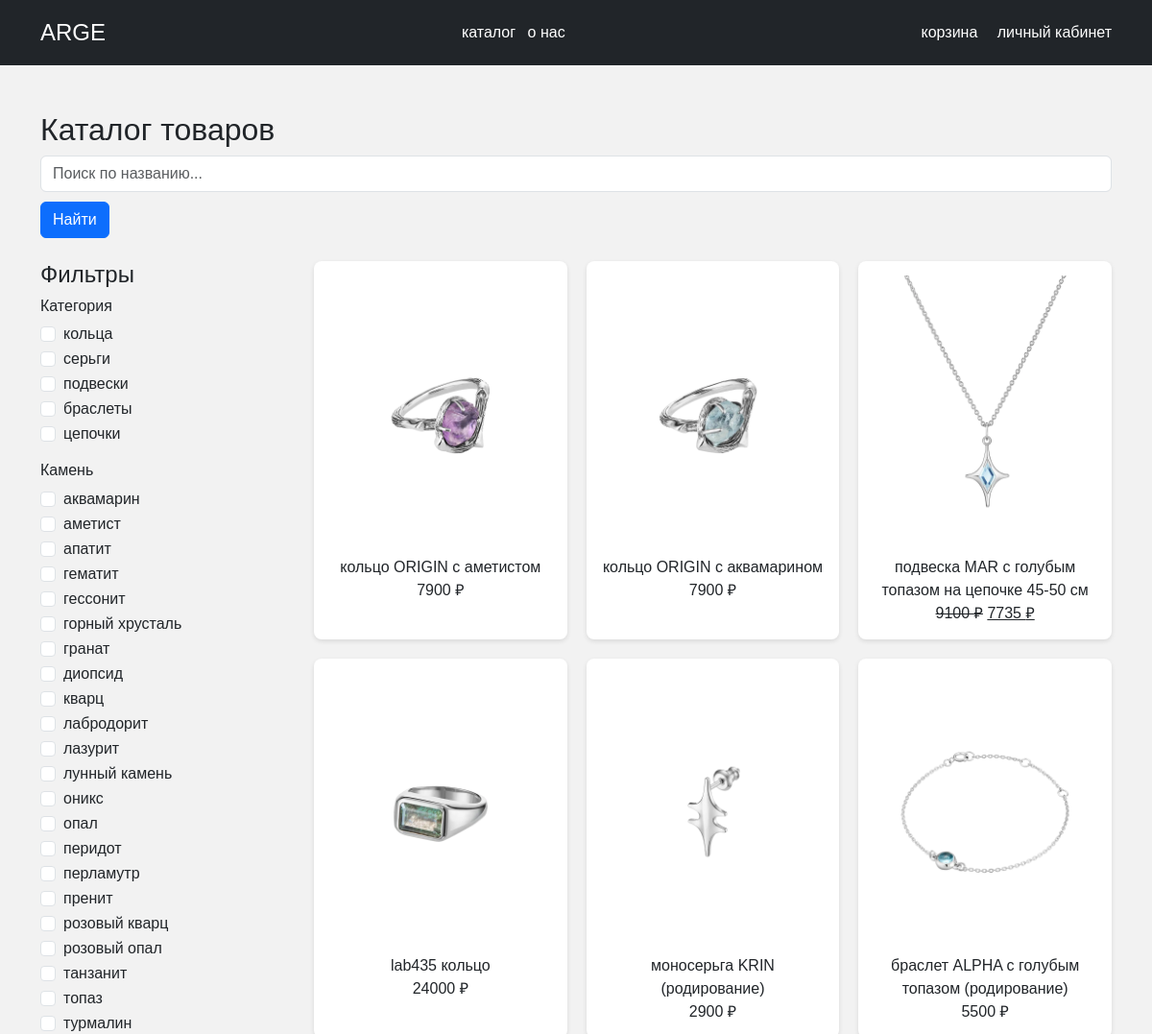
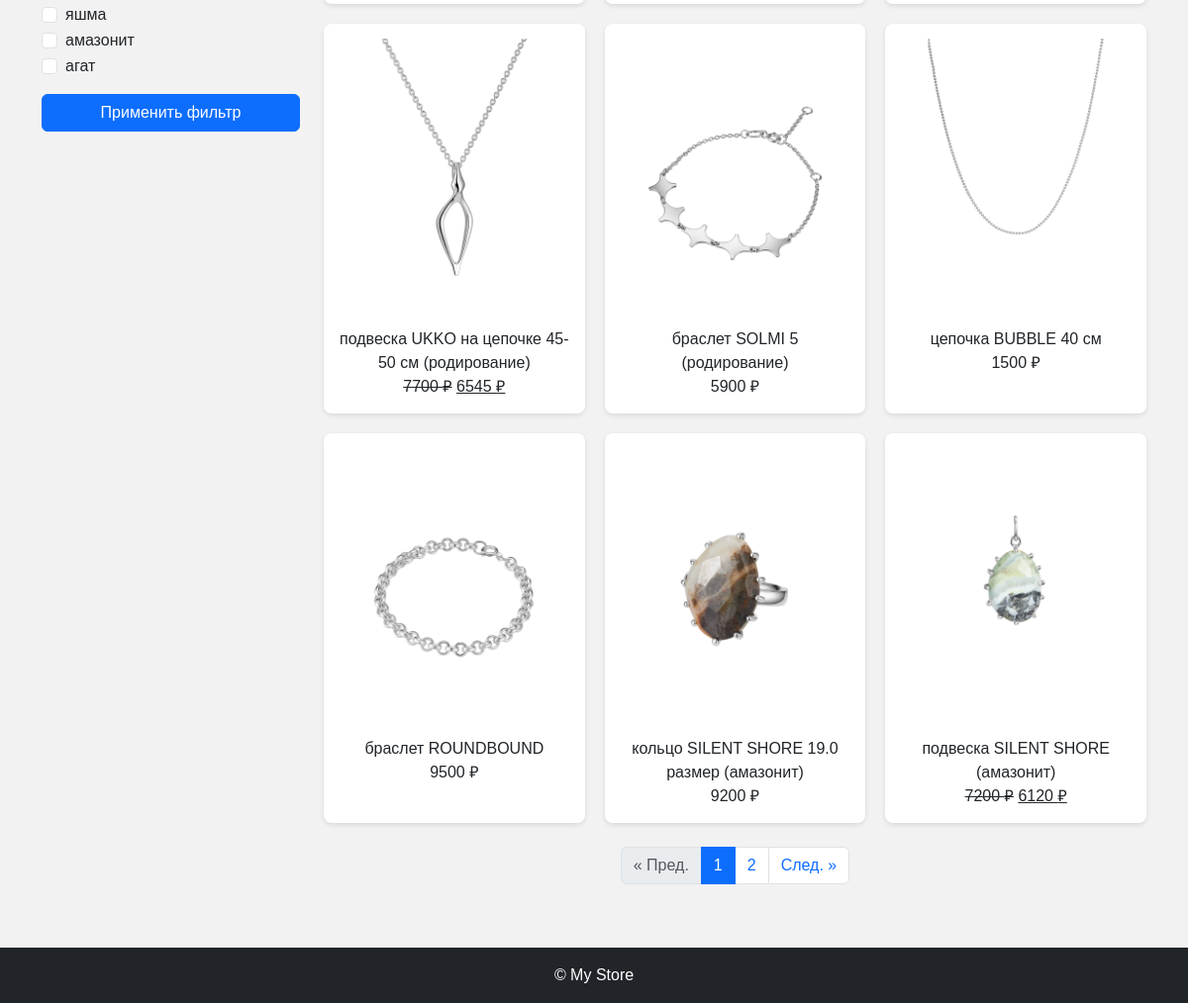
Page /catalog/ on the committed database (2 pictures, top to bottom).
### members/models.py (models this page shows, shortened)
class Category(models.Model):
    name = models.CharField(max_length=255)
    description = models.TextField()
    class Meta:
        verbose_name = "Категория"
        verbose_name_plural = "Категории"

class Gemestone(models.Model):
    name = models.CharField(max_length=255)
    class Meta:
        verbose_name = "Камень"
        verbose_name_plural = "Камни"

class Product(models.Model):
    name = models.CharField(max_length=255)
    description = models.TextField()
    price = models.DecimalField(max_digits=10, decimal_places=2)
    category = models.ForeignKey(Category, related_name='products', on_delete=models.CASCADE)
    status = models.CharField(max_length=50, default='available')
    view_count = models.PositiveIntegerField(default=0, verbose_name="Просмотров")
    created_at = models.DateTimeField(default=timezone.now, verbose_name="Дата добавления")
    objects = models.Manager()
    available = AvailableProductsManager()
    class Meta:
        ordering = ['-price']
    class Meta:
        verbose_name = "Товар"
        verbose_name_plural = "Товары"
    @property
    def discounted_price(self):
        now = timezone.now()
        event = SaleEvent.objects.filter(
            category=self.category,
            end_time__gt=now
        ).first()
        if not event:
            return None
        return self.price * (100 - event.discount) / 100

class ProductImg(models.Model):
    product = models.ForeignKey(Product, related_name='images', on_delete=models.CASCADE)
    img = models.ImageField(upload_to='product_images/', null=True, blank=True)
    class Meta:
        verbose_name = "Фото товара"
        verbose_name_plural = "Фото товаров"

class SaleEvent(models.Model):
    category = models.ForeignKey(Category, on_delete=models.CASCADE, verbose_name="Категория распродажи")
    discount = models.PositiveIntegerField(verbose_name="Скидка, %")
    end_time = models.DateTimeField(verbose_name="Конец акции")
    class Meta:
        verbose_name = "Событие распродажи"
        verbose_name_plural = "События распродаж"

### members/views.py (the view)
# urls.py: path('catalog/', views.catalog, name='catalog'),
def catalog(request):
    qs = Product.objects.all()
    category_id = request.GET.get('category')
    gemestone_id = request.GET.get('gemestone')
    q = request.GET.get('q')
    if category_id:
        qs = qs.filter(category_id=category_id)
    if gemestone_id:
        qs = qs.filter(gemestones__id=gemestone_id)
    if q:
        qs = qs.filter(name__icontains=q)
    paginator = Paginator(qs, 12)
    page_num = request.GET.get('page')
    try:
        page_obj = paginator.page(page_num)
    except PageNotAnInteger:
        page_obj = paginator.page(1)
    except EmptyPage:
        page_obj = paginator.page(paginator.num_pages)
    sale_event = SaleEvent.objects.filter(end_time__gt=timezone.now()).first()
    all_names = Product.objects.values_list('name', flat=True).distinct()
    categories = Category.objects.all()
    gemestones = Gemestone.objects.all()
    return render(request, 'catalog.html', {
        'products': page_obj,
        'page_obj': page_obj,
        'paginator': paginator,
        'sale_event': sale_event,
        'all_names': all_names,
        'categories': categories,
        'gemestones': gemestones,
        'search_query': q or '',
        'selected_category': category_id or '',
        'selected_gemestone': gemestone_id or '',
    })

### templates/catalog.html (shortened to what this page needs)
{% extends "base.html" %}
{% load static %}
{% block content %}
    <section class="collection">
        <h2>Каталог товаров</h2>
        <form method="get" class="form-inline mb-4">
            <div class="input-group">
                <input type="text" name="q" placeholder="Поиск по названию..." list="product_names" value="{{ search_query }}" class="form-control">
            </div>
            <button type="submit" class="btn btn-primary">Найти</button>
        </form>
        <div class="row">
            <div class="col-md-3">
                <h4>Фильтры</h4>
                <form method="get">
                    <div class="mb-3">
                        <h6>Категория</h6>
                        {% for category in categories %}
                            <div class="form-check">
                                <input class="form-check-input" type="checkbox" name="category" value="{{ category.id }}"
                                    {% if selected_category == category.id %}checked{% endif %}>
                                <label class="form-check-label">{{ category.name }}</label>
                            </div>
                        {% endfor %}
                    </div>
                    <div class="mb-3">
                        <h6>Камень</h6>
                        {% for gemestone in gemestones %}
                            <div class="form-check">
                                <input class="form-check-input" type="checkbox" name="gemestone" value="{{ gemestone.id }}"
                                    {% if selected_gemestone == gemestone.id %}checked{% endif %}>
                                <label class="form-check-label">{{ gemestone.name }}</label>
                            </div>
                        {% endfor %}
                    </div>
                    <button type="submit" class="btn btn-primary w-100">Применить фильтр</button>
                </form>
            </div>
            <div class="col-md-9">
                <div class="grid">
                    {% for product in products %}
                        <div class="product-card position-relative">
                            {% if product.images.all %}
                                <a href="{% url 'product_detail' product.id %}">
                                    <img src="{{ product.images.all.0.img.url }}" alt="{{ product.name }}">
                                </a>
                                <div>{{ product.name }}</div>
                                {% if product.discounted_price %}
                                    <div class="price">
                                        <del>{{ product.price|floatformat:0 }} ₽</del>
                                        <ins>{{ product.discounted_price|floatformat:0 }} ₽</ins>
                                    </div>
                                {% else %}
                                    <div class="price">{{ product.price|floatformat:0 }} ₽</div>
                                {% endif %}
                            {% else %}
                                <img src="https://via.placeholder.com/300x200"  alt="Нет изображения">
                                <div>Товар без изображения</div>
                                <div>Цена не указана</div>
                            {% endif %}
                        </div>
                    {% empty %}
                        <p>Товаров не найдено.</p>
                    {% endfor %}
                </div>
                {% if page_obj.has_other_pages %}
                    <nav aria-label="Пагинация">
                        <ul class="pagination justify-content-center mt-4">
                            {% if page_obj.has_previous %}
                                <li class="page-item">
                                    <a class="page-link" href="?page={{ page_obj.previous_page_number }}&q={{ search_query }}{% if selected_category %}&category={{ selected_category }}{% endif %}{% if selected_gemestone %}&gemestone={{ selected_gemestone }}{% endif %}"> &laquo; Пред.</a>
                                </li>
                            {% else %}
                            <li class="page-item disabled"><span class="page-link">&laquo; Пред.</span></li>
                            {% endif %}
                            {% for num in page_obj.paginator.page_range %}
                                {% if num >= page_obj.number|add:"-2" and num <= page_obj.number|add:"2" %}
                                    {% if num == page_obj.number %}
                                        <li class="page-item active"><span class="page-link">{{ num }}</span></li>
                                    {% else %}
                                        <li class="page-item">
                                            <a class="page-link" href="?page={{ num }}&q={{ search_query }}"> {{ num }}</a>
                                        </li>
                                    {% endif %}
                                {% endif %}
                            {% endfor %}
                            {% if page_obj.has_next %}
                                        <li class="page-item">
                                            <a class="page-link" href="?page={{ page_obj.next_page_number }}&q={{ search_query }}"> След. &raquo;</a>
                                        </li>
                                    {% else %}
                                        <li class="page-item disabled"><span class="page-link">След. &raquo;</span></li>
                                    {% endif %}
                        </ul>
                    </nav>
                {% endif %}
            </div>
        </div>
    </section>
{% endblock %}

### static/styles.css (style rules this page uses)
body { font-family: sans-serif; margin: 0; background: #f2f2f2; }
.grid { display: grid; grid-template-columns: repeat(auto-fill, minmax(220px, 1fr)); gap: 20px; }
.product-card { background-color: #fff; padding: 15px; border-radius: 8px; box-shadow: 0 2px 5px rgba(0,0,0,0.1); text-align: center; }
.product-card img { width: 100%; height: auto; object-fit: cover; border-radius: 6px; }
.input-group .form-control { display: flex; flex-direction: row; margin-bottom: 10px; }

### rows in the picture
Category: name "кольца"
Category: name "серьги"
Category: name "подвески"
Category: name "браслеты"
Category: name "цепочки"
Gemestone: name "аквамарин"
Gemestone: name "аметист"
Gemestone: name "апатит"
Gemestone: name "гематит"
Gemestone: name "гессонит"
Gemestone: name "горный хрусталь"
Gemestone: name "гранат"
Gemestone: name "диопсид"
Gemestone: name "кварц"
Gemestone: name "лабродорит"
Gemestone: name "лазурит"
Gemestone: name "лунный камень"
Gemestone: name "оникс"
Gemestone: name "опал"
Gemestone: name "перидот"
Gemestone: name "перламутр"
Gemestone: name "пренит"
Gemestone: name "розовый кварц"
Gemestone: name "розовый опал"
Gemestone: name "танзанит"
Gemestone: name "топаз"
Gemestone: name "турмалин"
Gemestone: name "яшма"
Gemestone: name "амазонит"
Gemestone: name "агат"
Product: images.all.0.img (picture), name "кольцо ORIGIN с аметистом", price "7900"
Product: images.all.0.img (picture), name "кольцо ORIGIN с аквамарином", price "7900"
Product: images.all.0.img (picture), name "подвеска MAR c голубым топазом на цепочке 45-50 см", price "9100", discounted_price "7735"
Product: images.all.0.img (picture), name "lab435 кольцо", price "24000"
Product: images.all.0.img (picture), name "моносерьга KRIN (родирование)", price "2900"
Product: images.all.0.img (picture), name "браслет ALPHA с голубым топазом (родирование)", price "5500"
Product: images.all.0.img (picture), name "подвеска UKKO на цепочке 45-50 см (родирование)", price "7700", discounted_price "6545"
Product: images.all.0.img (picture), name "браслет SOLMI 5 (родирование)", price "5900"
Product: images.all.0.img (picture), name "цепочка BUBBLE 40 см", price "1500"
Product: images.all.0.img (picture), name "браслет ROUNDBOUND", price "9500"
Product: images.all.0.img (picture), name "кольцо SILENT SHORE 19.0 размер (амазонит)", price "9200"
Product: images.all.0.img (picture), name "подвеска SILENT SHORE (амазонит)", price "7200", discounted_price "6120"

### other values in the picture
{{ num }} "1"
{{ num }} "2"
